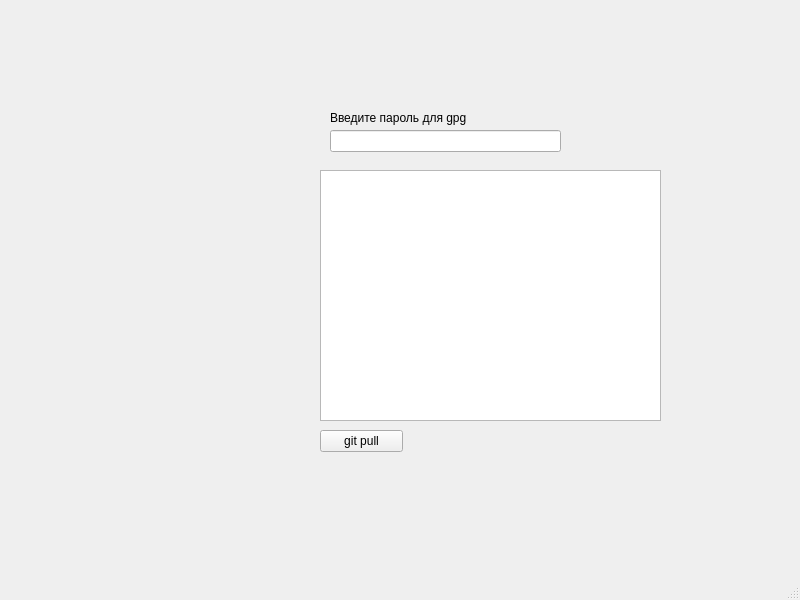
<?xml version="1.0" encoding="UTF-8"?>
<ui version="4.0">
 <class>MainWindow</class>
 <widget class="QMainWindow" name="MainWindow">
  <property name="geometry">
   <rect>
    <x>0</x>
    <y>0</y>
    <width>800</width>
    <height>600</height>
   </rect>
  </property>
  <property name="windowTitle">
   <string>GuiGitGnucash</string>
  </property>
  <property name="windowIcon">
   <iconset resource="resource.qrc">
    <normaloff>:/icons/gnucash</normaloff>:/icons/gnucash</iconset>
  </property>
  <widget class="QWidget" name="centralwidget">
   <widget class="QPushButton" name="pushButton">
    <property name="geometry">
     <rect>
      <x>320</x>
      <y>430</y>
      <width>83</width>
      <height>22</height>
     </rect>
    </property>
    <property name="text">
     <string>git pull</string>
    </property>
   </widget>
   <widget class="QLineEdit" name="lineEdit">
    <property name="geometry">
     <rect>
      <x>330</x>
      <y>130</y>
      <width>231</width>
      <height>22</height>
     </rect>
    </property>
   </widget>
   <widget class="QLabel" name="label">
    <property name="geometry">
     <rect>
      <x>330</x>
      <y>110</y>
      <width>171</width>
      <height>16</height>
     </rect>
    </property>
    <property name="text">
     <string>Введите пароль для gpg</string>
    </property>
   </widget>
   <widget class="QTextEdit" name="textEdit">
    <property name="geometry">
     <rect>
      <x>320</x>
      <y>170</y>
      <width>341</width>
      <height>251</height>
     </rect>
    </property>
   </widget>
  </widget>
  <widget class="QMenuBar" name="menubar">
   <property name="geometry">
    <rect>
     <x>0</x>
     <y>0</y>
     <width>800</width>
     <height>20</height>
    </rect>
   </property>
  </widget>
  <widget class="QStatusBar" name="statusbar"/>
 </widget>
 <resources>
  <include location="resource.qrc"/>
 </resources>
 <connections/>
</ui>
